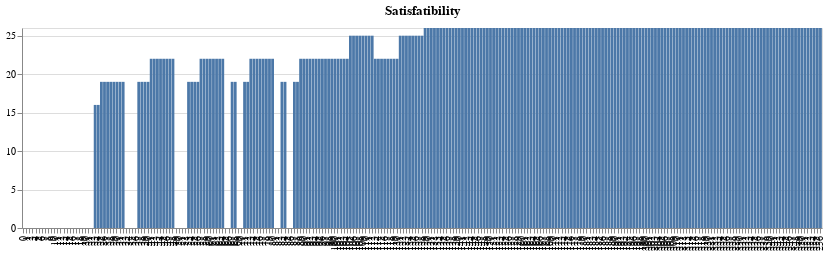

Notebook code for this chart:
### Code cell
alt.data_transformers.disable_max_rows()
chart = alt.Chart(dfplot).mark_bar().encode(
    x=alt.X('id_a:O', axis=alt.Axis(title="")),
    y=alt.Y('counts:Q', axis=alt.Axis(title=""))
).properties(
    title=["Satisfatibility"]
)

text = chart.mark_text(baseline='middle').encode(
    #text='Cost:Q',
    color=alt.condition(
        alt.datum.Cost < 70,
        alt.value('black'),
        alt.value('white')
    ),
    #size=alt.value(6),
    opacity=alt.value(0.85)
)

# Draw the chart
plot = chart.properties(width=CHART_WIDTH, height=CHART_HEIGHT) + text
plot

### Figure 1 — Vega-Lite specification as saved in the notebook (floating-point values rounded to 4 significant figures; data arrays with more than 128 entries replaced by an {"elided": "..."} marker saying what was removed)
{"config": {"view": {"continuousWidth": 400, "continuousHeight": 300}}, "layer": [{"mark": "bar", "encoding": {"x": {"type": "ordinal", "axis": {"title": ""}, "field": "id_a"}, "y": {"type": "quantitative", "axis": {"title": ""}, "field": "counts"}}, "height": 200, "title": ["Satisfatibility"], "width": 800}, {"mark": {"type": "text", "baseline": "middle"}, "encoding": {"color": {"condition": {"value": "black", "test": "(datum.Cost < 70)"}, "value": "white"}, "opacity": {"value": 0.85}, "x": {"type": "ordinal", "axis": {"title": ""}, "field": "id_a"}, "y": {"type": "quantitative", "axis": {"title": ""}, "field": "counts"}}, "title": ["Satisfatibility"]}], "data": {"name": "data-d1ba2c93968037afab133aca64dbb193"}, "$schema": "https://vega.github.io/schema/vega-lite/v4.8.1.json", "datasets": {"data-d1ba2c93968037afab133aca64dbb193": {"elided": "257 records"}}}
